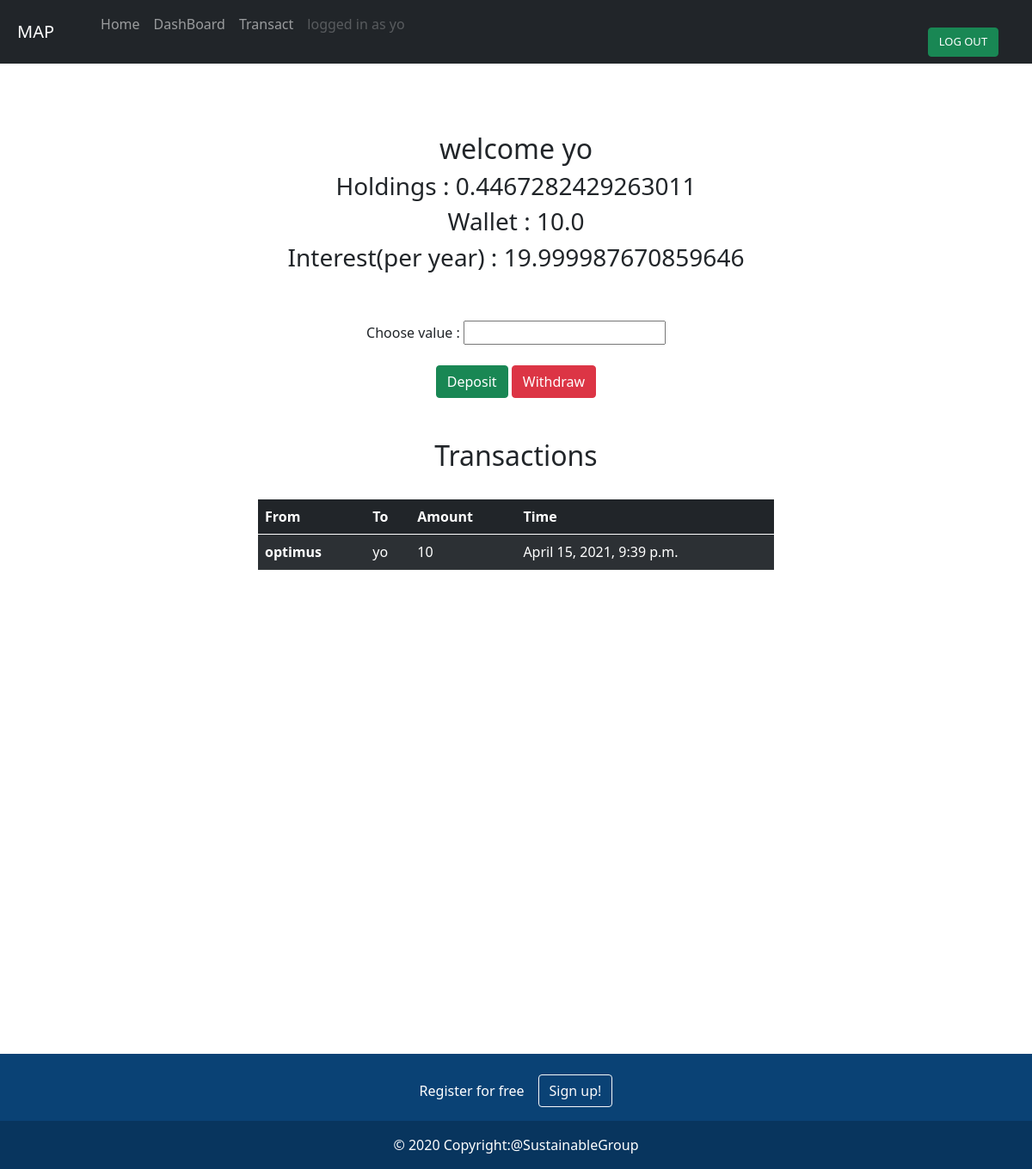
The page //dashboard (signed in) on the database its author committed.
### main/models.py (models this page shows, shortened)
class Profile(models.Model):
    user = models.OneToOneField(User, on_delete=models.CASCADE)
    username = models.TextField()
    Holdings = models.FloatField(default=0)
    wallet = models.FloatField(default=0)
    interest = models.FloatField(default=0)

class Transaction(models.Model):
    user = models.ForeignKey(User, on_delete=models.CASCADE)
    to = models.CharField(max_length=50)
    time = models.DateTimeField(auto_now_add=True)
    amount = models.IntegerField(default=0)

### main/views.py (the view, shortened to what this page needs)
# urls.py: path('/dashboard', views.dashboard, name='dash'),
def dashboard(request):
    bank=get_object_or_404(Bank,pk=1)
    user = User.objects.get(username=request.user.username)
    if user.profile.Holdings != 0:
        user.profile.interest = bank.inflation
        user.save()
    else:
        user.profile.interest = 0
        user.save()
    users = User.objects.all()
    for i in users:
        if i.profile.Holdings > 0:
            i.profile.Holdings += (bank.inflation*user.profile.Holdings)/(100*525600*10)
            i.save()
    tran1 = Transaction.objects.filter(user=request.user)
    tran2 = Transaction.objects.filter(to=request.user)
    trans = tran1.union(tran2)
    return render(request, 'dashboard.html',{'user':user,'tran':trans})

### main/models.py (called while the page is built)
@receiver(post_save, sender=User)
def create_user_profile(sender, instance, created, **kwargs):
    if created:
        Profile.objects.create(user=instance)

@receiver(post_save, sender=User)
def save_user_profile(sender, instance, **kwargs):
    instance.profile.save()

### templates/dashboard.html (shortened to what this page needs)
{% extends 'base.html' %}
{% block content %}
<br><br>
<center style="height:1000px">
    <h2>welcome {{user.username}}</h2>
    <h3>Holdings : {{user.profile.Holdings}}</h3>
    <h3>Wallet : {{user.profile.wallet}}</h3>
    <h3>Interest(per year) : {{user.profile.interest}}</h3>
    <br><br>
    <form action="" method="POST">
        Choose value : <input name="num" type="number"><br>
        <br>
        <button class="btn btn-success" name="deposit" type="submit" >Deposit</button>
        <button class="btn btn-danger" name="withdraw" type="submit" >Withdraw</button>
    </form>
    <br><br>
    <h2>Transactions</h2>
    <br>
    <table style="width: 600px;" class="table table-striped table-dark">
        <thead>
            <tr>
                <th scope="col">From</th>
                <th scope="col">To</th>
                <th scope="col">Amount</th>
                <th scope="col">Time</th>
            </tr>
        </thead>
        <tbody>
            {% for i in tran reversed %}
            <tr>
                <th scope="row"=>{{i.user}}</th>
                <td>{{i.to}}</td>
                <td>{{i.amount}}</td>
                <td>{{i.time}}</td>
            </tr>
            {% endfor %}
        </tbody>
    </table>
</center>
<br><br>
{% endblock  %}

### templates/base.html (shortened to what this page needs)
{% load static %}
<!DOCTYPE html>
<html lang="en">
<head>
    <link href="https://cdn.jsdelivr.net/npm/bootstrap@5.0.0-beta3/dist/css/bootstrap.min.css" rel="stylesheet"
>
</head>
<body>
    <nav class="navbar navbar-expand-lg navbar-dark bg-dark">
  <a style="padding-left: 20px;" class="navbar-brand" href="#">MAP</a>
  <div style="padding-left: 30px;" class="collapse navbar-collapse" id="navbarNav">
    <ul class="navbar-nav">
      <li class="nav-item active">
        <a class="nav-link" href="{% url 'home' %}">Home</a>
      </li>
      {% if user.is_authenticated %}
      <li class="nav-item">
        <a class="nav-link" href="{% url 'dash' %}">DashBoard</a>
      </li>
      <li class="nav-item">
        <a class="nav-link" href="{% url 'tran' %}">Transact</a>
      </li>
      <li class="nav-item">
        <a class="nav-link disabled" href="#">logged in as {{user.username}}
</a>
      </li>
      <li class="nav-item">
          <form action="{% url 'logout' %}" method="POST">
            <br>
            <button style="margin-left:600px;font-size:small;" class="btn btn-success" type="submit">LOG OUT</button>
          </form>
      </li>
      {% endif %}
    </ul>
  </div>
</nav>
    <br>
    {% block content %}
    {% endblock %}
    <br>
<section class="">
  <footer class="text-center text-white" style="background-color: #0a4275;">
    <div class="container p-4 pb-0">
      <section class="">
        <p class="d-flex justify-content-center align-items-center">
          <span class="me-3">Register for free</span>
          <a href="{% url 'signup' %}">
            <button type="button" class="btn btn-outline-light btn-rounded">
              Sign up!
            </button>
          </a>
        </p>
      </section>
    </div>
    <div class="text-center p-3" style="background-color: rgba(0, 0, 0, 0.2);">
      © 2020 Copyright:@SustainableGroup
    </div>
  </footer>
</section>
</body>
</html>

### templates/base.html (style rules this page uses)
* { margin: 0; padding: 0; }
body { height:100vh; }

### rows shown on the page
Transaction: user "optimus", to "yo", amount "10", time "April 15, 2021, 9:39 p.m."

### other values the page prints
{{ user.username }} "yo"
{{ user.profile.Holdings }} "0.4467282429263011"
{{ user.profile.wallet }} "10.0"
{{ user.profile.interest }} "19.999987670859646"
